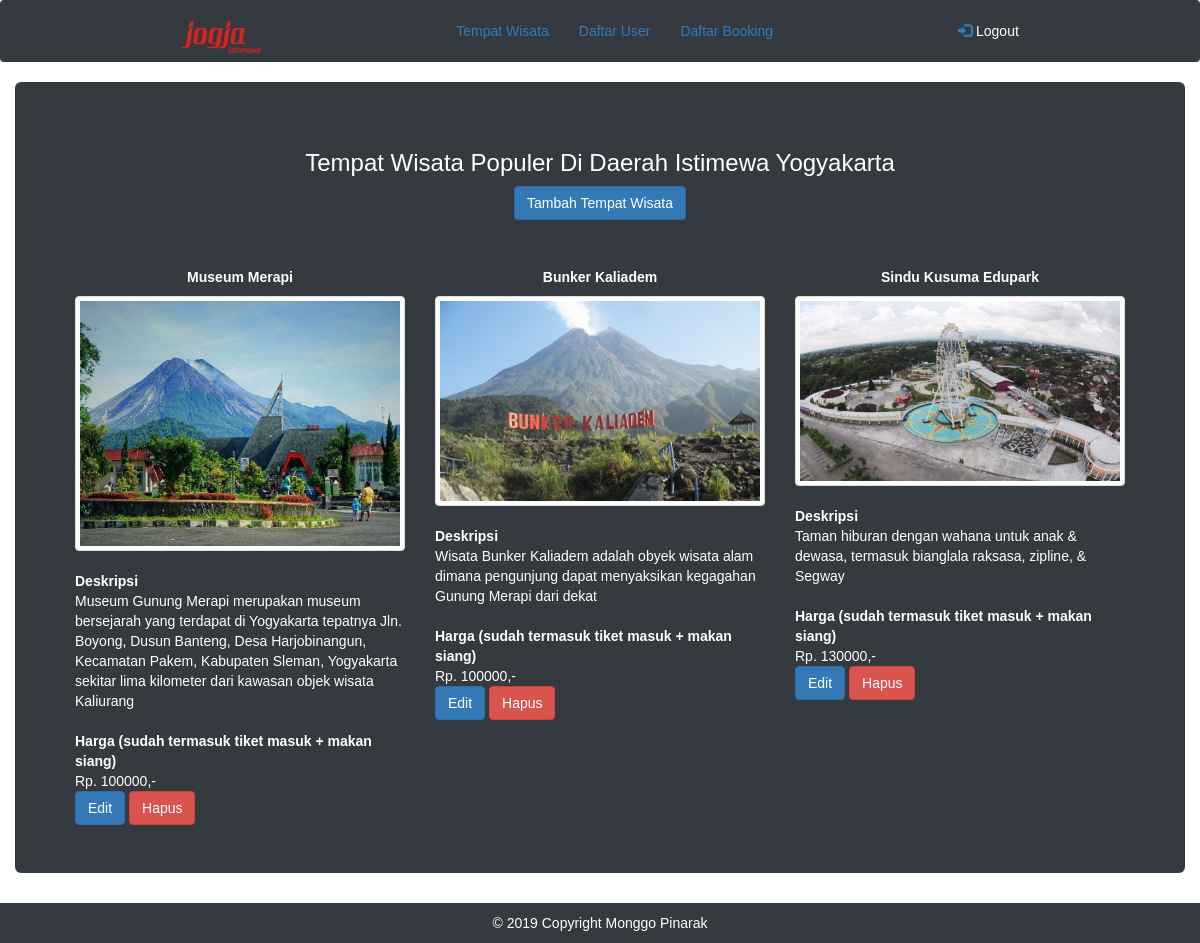
Screenshot of /admin_wisata.php (signed in) with the database file from the repository.
### tables this page shows
CREATE TABLE `wisata` (
  `id_wisata` int(11) NOT NULL,
  `nama_wisata` varchar(60) NOT NULL,
  `deskripsi` varchar(256) NOT NULL,
  `foto` varchar(256) NOT NULL,
  `harga` int(11) NOT NULL
);

### admin_wisata.php (the view, shortened to what this page needs)
<!DOCTYPE html>
<html>
<head>
	<link rel="stylesheet" href="https://stackpath.bootstrapcdn.com/bootstrap/4.3.1/css/bootstrap.min.css">
	<link rel="stylesheet" href="https://maxcdn.bootstrapcdn.com/bootstrap/3.4.0/css/bootstrap.min.css">
	<link rel="stylesheet" href="style.css">
</head>
<body>
  	<?php
		include 'koneksi.php';
		$query = "select * from wisata";
		$result = mysqli_query($koneksi,$query);
	?>
  	<nav class="navbar navbar-expand-sm bg-dark navbar-dark sticky-top">
	<div class="container-fluid">
		<a class="navbar-brand" href="admin_home.php"><img src="images/logo.png" alt="logo" style="width:80px;"></a>
    <ul class="nav navbar-nav">
      <li class="active"><a href="admin_wisata.php">Tempat Wisata</a></li>
      <li><a href="admin_user.php">Daftar User</a></li>
      <li><a href="admin_booking.php">Daftar Booking</a></li>
    </ul>
    <ul class="nav navbar-nav navbar-right">
      <li><a href="logout.php"><span class="glyphicon glyphicon-log-in"></span><font color="white"> Logout</font></a></li>
    </ul>
  	</div>
	</nav>
	<div class="container-fluid">
		<div class="jumbotron bg-dark">
		<center><h3><font color="white">Tempat Wisata Populer Di Daerah Istimewa Yogyakarta</font></h3>
			<a href="admin_form_tambah_wisata.php" class="btn btn-primary">Tambah Tempat Wisata</a></center>
		<br>
		<div class="row">
			<?php
				while ($data = mysqli_fetch_array($result)) {
			?>
      	<div class="col-sm-4"><br>
      		<center><h5><font color="white"><b><?php echo $data['nama_wisata']; ?></b></font></h5></center>
      		<div class="thumbnail">
            <img src="images/<?php echo $data['foto']; ?>" class="img-responsive">
          	</div>
           <div class="deskripsi-album"><font color="white">
           	<b>Deskripsi</b><br> <?php echo $data['deskripsi']; ?><br><br>
           	<b>Harga (sudah termasuk tiket masuk + makan siang)</b><br>Rp. <?php echo $data['harga']; ?>,-
          </font></div>
          <a href="admin_form_edit_wisata.php?id=<?php echo $data['id_wisata'];?>" class="btn btn-primary">Edit</a>
          <a href="admin_proses_hapus_wisata.php?id=<?php echo $data['id_wisata'];?>" class="btn btn-danger">Hapus</a>
      	</div>
      	<?php
		}
		?>
		</div>
    	</div>
		</div>
<footer class="page-footer bg-dark">
  <div class="footer-copyright text-center py-3"><font color="white">© 2019 Copyright Monggo Pinarak</font>
</div>
</footer>
</body>
</html>

### style.css (style rules this page uses)
body { font-family: sans-serif; }

### rows the page displays
wisata: nama_wisata "Museum Merapi", foto (picture), deskripsi "Museum Gunung Merapi merupakan museum bersejarah yang terdapat di Yogyakarta tepatnya Jln. Boyong, Dusun Banteng, Desa Harjobinangun, Kecamatan Pakem, Kabupaten Sleman, Yogyakarta sekitar lima kilometer dari kawasan objek wisata Kaliurang", harga "100000"
wisata: nama_wisata "Bunker Kaliadem", foto (picture), deskripsi "Wisata Bunker Kaliadem adalah obyek wisata alam dimana pengunjung dapat menyaksikan kegagahan Gunung Merapi dari dekat", harga "100000"
wisata: nama_wisata "Sindu Kusuma Edupark", foto (picture), deskripsi "Taman hiburan dengan wahana untuk anak & dewasa, termasuk bianglala raksasa, zipline, & Segway", harga "130000"
